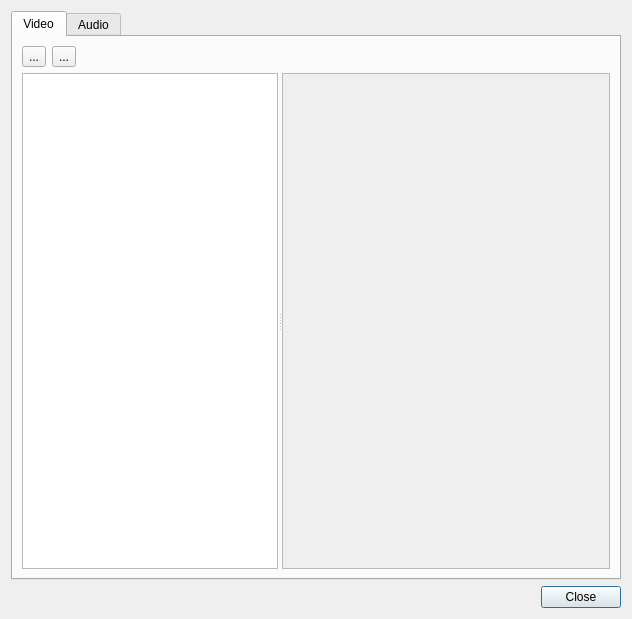
<?xml version="1.0" encoding="UTF-8"?>
<ui version="4.0">
 <class>FiltersDlg</class>
 <widget class="QDialog" name="FiltersDlg">
  <property name="geometry">
   <rect>
    <x>0</x>
    <y>0</y>
    <width>632</width>
    <height>619</height>
   </rect>
  </property>
  <property name="windowTitle">
   <string>Filters</string>
  </property>
  <property name="windowIcon">
   <iconset resource="../resources_unix.qrc">
    <normaloff>:/toolbar/icons/tools-wizard.png</normaloff>:/toolbar/icons/tools-wizard.png</iconset>
  </property>
  <layout class="QGridLayout" name="gridLayout_2">
   <item row="0" column="0">
    <layout class="QVBoxLayout" name="verticalLayout_2">
     <item>
      <widget class="QTabWidget" name="tabWidget">
       <property name="currentIndex">
        <number>0</number>
       </property>
       <widget class="QWidget" name="videoTab">
        <attribute name="title">
         <string>Video</string>
        </attribute>
        <layout class="QGridLayout" name="gridLayout">
         <item row="0" column="0">
          <layout class="QVBoxLayout" name="verticalLayout">
           <item>
            <layout class="QHBoxLayout" name="horizontalLayout">
             <item>
              <widget class="QToolButton" name="videoAddBtn">
               <property name="text">
                <string>...</string>
               </property>
               <property name="icon">
                <iconset resource="../resources_unix.qrc">
                 <normaloff>:/toolbar/icons/list-add.png</normaloff>:/toolbar/icons/list-add.png</iconset>
               </property>
               <property name="iconSize">
                <size>
                 <width>22</width>
                 <height>22</height>
                </size>
               </property>
              </widget>
             </item>
             <item>
              <widget class="QToolButton" name="videoRemoveBtn">
               <property name="text">
                <string>...</string>
               </property>
               <property name="icon">
                <iconset resource="../resources_unix.qrc">
                 <normaloff>:/toolbar/icons/list-remove.png</normaloff>:/toolbar/icons/list-remove.png</iconset>
               </property>
               <property name="iconSize">
                <size>
                 <width>22</width>
                 <height>22</height>
                </size>
               </property>
              </widget>
             </item>
             <item>
              <spacer name="horizontalSpacer">
               <property name="orientation">
                <enum>Qt::Horizontal</enum>
               </property>
               <property name="sizeHint" stdset="0">
                <size>
                 <width>40</width>
                 <height>20</height>
                </size>
               </property>
              </spacer>
             </item>
            </layout>
           </item>
           <item>
            <widget class="QSplitter" name="splitter">
             <property name="sizePolicy">
              <sizepolicy hsizetype="Expanding" vsizetype="Expanding">
               <horstretch>0</horstretch>
               <verstretch>0</verstretch>
              </sizepolicy>
             </property>
             <property name="orientation">
              <enum>Qt::Horizontal</enum>
             </property>
             <widget class="QListWidget" name="videoList">
              <property name="sizePolicy">
               <sizepolicy hsizetype="Preferred" vsizetype="Preferred">
                <horstretch>0</horstretch>
                <verstretch>0</verstretch>
               </sizepolicy>
              </property>
             </widget>
             <widget class="QScrollArea" name="videoParamWidget">
              <property name="sizePolicy">
               <sizepolicy hsizetype="Expanding" vsizetype="Expanding">
                <horstretch>1</horstretch>
                <verstretch>0</verstretch>
               </sizepolicy>
              </property>
              <property name="widgetResizable">
               <bool>true</bool>
              </property>
             </widget>
            </widget>
           </item>
          </layout>
         </item>
        </layout>
       </widget>
       <widget class="QWidget" name="audioTab">
        <attribute name="title">
         <string>Audio</string>
        </attribute>
        <layout class="QGridLayout" name="gridLayout_3">
         <item row="0" column="0">
          <layout class="QVBoxLayout" name="verticalLayout_3">
           <item>
            <layout class="QHBoxLayout" name="horizontalLayout_3">
             <item>
              <widget class="QToolButton" name="audioAddBtn">
               <property name="text">
                <string>...</string>
               </property>
               <property name="icon">
                <iconset resource="../resources_unix.qrc">
                 <normaloff>:/toolbar/icons/list-add.png</normaloff>:/toolbar/icons/list-add.png</iconset>
               </property>
               <property name="iconSize">
                <size>
                 <width>22</width>
                 <height>22</height>
                </size>
               </property>
              </widget>
             </item>
             <item>
              <widget class="QToolButton" name="audioRemoveBtn">
               <property name="text">
                <string>...</string>
               </property>
               <property name="icon">
                <iconset resource="../resources_unix.qrc">
                 <normaloff>:/toolbar/icons/list-remove.png</normaloff>:/toolbar/icons/list-remove.png</iconset>
               </property>
               <property name="iconSize">
                <size>
                 <width>22</width>
                 <height>22</height>
                </size>
               </property>
              </widget>
             </item>
             <item>
              <spacer name="horizontalSpacer_3">
               <property name="orientation">
                <enum>Qt::Horizontal</enum>
               </property>
               <property name="sizeHint" stdset="0">
                <size>
                 <width>40</width>
                 <height>20</height>
                </size>
               </property>
              </spacer>
             </item>
            </layout>
           </item>
           <item>
            <widget class="QSplitter" name="splitter_2">
             <property name="sizePolicy">
              <sizepolicy hsizetype="Expanding" vsizetype="Expanding">
               <horstretch>0</horstretch>
               <verstretch>0</verstretch>
              </sizepolicy>
             </property>
             <property name="orientation">
              <enum>Qt::Horizontal</enum>
             </property>
             <widget class="QListWidget" name="audioList">
              <property name="sizePolicy">
               <sizepolicy hsizetype="Preferred" vsizetype="Preferred">
                <horstretch>0</horstretch>
                <verstretch>0</verstretch>
               </sizepolicy>
              </property>
             </widget>
             <widget class="QScrollArea" name="audioParamWidget">
              <property name="sizePolicy">
               <sizepolicy hsizetype="Expanding" vsizetype="Expanding">
                <horstretch>1</horstretch>
                <verstretch>0</verstretch>
               </sizepolicy>
              </property>
              <property name="widgetResizable">
               <bool>true</bool>
              </property>
             </widget>
            </widget>
           </item>
          </layout>
         </item>
        </layout>
       </widget>
      </widget>
     </item>
     <item>
      <widget class="QDialogButtonBox" name="buttonBox">
       <property name="orientation">
        <enum>Qt::Horizontal</enum>
       </property>
       <property name="standardButtons">
        <set>QDialogButtonBox::Close</set>
       </property>
      </widget>
     </item>
    </layout>
   </item>
  </layout>
 </widget>
 <resources>
  <include location="../resources_unix.qrc"/>
 </resources>
 <connections>
  <connection>
   <sender>buttonBox</sender>
   <signal>accepted()</signal>
   <receiver>FiltersDlg</receiver>
   <slot>accept()</slot>
   <hints>
    <hint type="sourcelabel">
     <x>248</x>
     <y>254</y>
    </hint>
    <hint type="destinationlabel">
     <x>157</x>
     <y>274</y>
    </hint>
   </hints>
  </connection>
  <connection>
   <sender>buttonBox</sender>
   <signal>rejected()</signal>
   <receiver>FiltersDlg</receiver>
   <slot>reject()</slot>
   <hints>
    <hint type="sourcelabel">
     <x>316</x>
     <y>260</y>
    </hint>
    <hint type="destinationlabel">
     <x>286</x>
     <y>274</y>
    </hint>
   </hints>
  </connection>
 </connections>
</ui>
